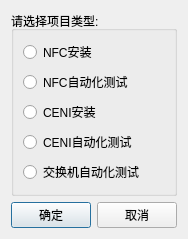
<?xml version="1.0" encoding="UTF-8"?>
<ui version="4.0">
 <class>newProjectSelect</class>
 <widget class="QDialog" name="newProjectSelect">
  <property name="geometry">
   <rect>
    <x>0</x>
    <y>0</y>
    <width>186</width>
    <height>229</height>
   </rect>
  </property>
  <property name="windowTitle">
   <string>项目类型</string>
  </property>
  <layout class="QGridLayout" name="gridLayout_2">
   <item row="0" column="0">
    <layout class="QVBoxLayout" name="verticalLayout">
     <item>
      <widget class="QGroupBox" name="groupBox">
       <property name="title">
        <string>请选择项目类型:</string>
       </property>
       <layout class="QGridLayout" name="gridLayout">
        <item row="0" column="0">
         <layout class="QVBoxLayout" name="verticalLayout_2">
          <item>
           <widget class="QRadioButton" name="radioButton">
            <property name="text">
             <string>NFC安装</string>
            </property>
           </widget>
          </item>
          <item>
           <widget class="QRadioButton" name="radioButton_2">
            <property name="text">
             <string>NFC自动化测试</string>
            </property>
           </widget>
          </item>
          <item>
           <widget class="QRadioButton" name="radioButton_3">
            <property name="text">
             <string>CENI安装</string>
            </property>
           </widget>
          </item>
          <item>
           <widget class="QRadioButton" name="radioButton_4">
            <property name="text">
             <string>CENI自动化测试</string>
            </property>
           </widget>
          </item>
          <item>
           <widget class="QRadioButton" name="radioButton_5">
            <property name="text">
             <string>交换机自动化测试</string>
            </property>
           </widget>
          </item>
         </layout>
        </item>
       </layout>
      </widget>
     </item>
     <item>
      <layout class="QHBoxLayout" name="horizontalLayout">
       <item>
        <widget class="QPushButton" name="okButton">
         <property name="text">
          <string>确定</string>
         </property>
        </widget>
       </item>
       <item>
        <widget class="QPushButton" name="cancelButton">
         <property name="text">
          <string>取消</string>
         </property>
        </widget>
       </item>
      </layout>
     </item>
    </layout>
   </item>
  </layout>
 </widget>
 <resources/>
 <connections/>
</ui>
